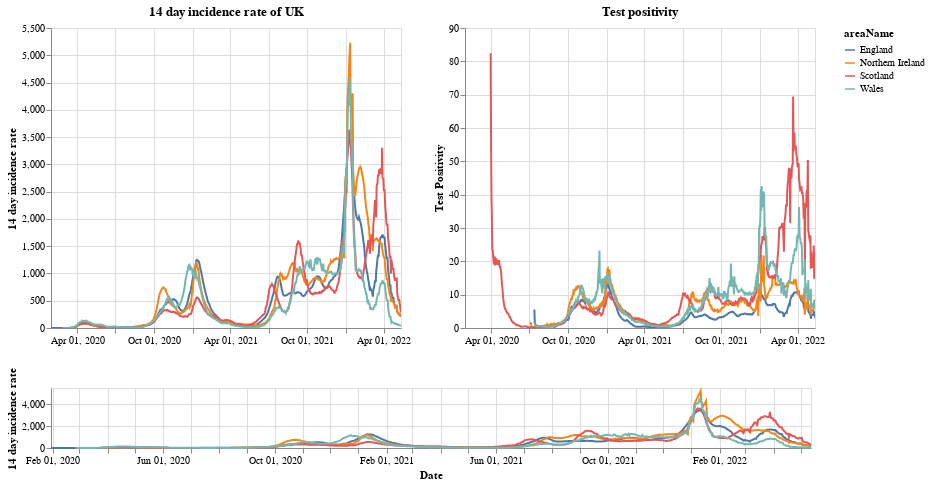

This figure's notebook cell:
### Markdown cell above
# Plots

First a plot with each country in the UK. The top right shows the positivity rate for (which is the percentage of registered tests which were positive) while the top left is the 14 day incidence rate. The bottom chart can be used to select the timeframe (does not work on a mobile device).

### Code cell
#collapse
brush = alt.selection(type='interval', name='DateBrush',encodings=['x'],fields=['Time'])
leg_selection = alt.selection_multi(fields=['areaName'], bind='legend')

base = alt.Chart(uk_cases).mark_line().encode(
    x=alt.X("yearmonthdate(date):T", axis=alt.Axis(title='Date')),
    y=alt.Y("twoWeeklyCasesRate:Q", axis=alt.Axis(title='14 day incidence rate')),
    tooltip=['areaName', 'date','twoWeeklyCasesRate', 'testPositivity'],
    color='areaName',
    opacity=alt.condition(leg_selection, alt.value(2), alt.value(0.1))
).add_selection(leg_selection).properties(width=350)

upper = base.encode(alt.X('yearmonthdate(date):T', axis=alt.Axis(title=''),
                         scale=alt.Scale(domain=brush))
                   ).properties(title=f'14 day incidence rate of UK')
upper_right = upper.encode(alt.Y('testPositivity:Q', axis=alt.Axis(title='Test Positivity'))).properties(title='Test positivity')
lower = base.properties(height=60, width = 760).add_selection(brush)

(upper | upper_right) & lower

### Figure 1 — Vega-Lite specification as saved in the notebook (floating-point values rounded to 4 significant figures; data arrays with more than 128 entries replaced by an {"elided": "..."} marker saying what was removed)
{"config": {"view": {"continuousWidth": 400, "continuousHeight": 300}}, "vconcat": [{"hconcat": [{"mark": "line", "encoding": {"color": {"type": "nominal", "field": "areaName"}, "opacity": {"condition": {"value": 2, "selection": "selector001"}, "value": 0.1}, "tooltip": [{"type": "nominal", "field": "areaName"}, {"type": "temporal", "field": "date"}, {"type": "quantitative", "field": "twoWeeklyCasesRate"}, {"type": "quantitative", "field": "testPositivity"}], "x": {"type": "temporal", "axis": {"title": ""}, "field": "date", "scale": {"domain": {"selection": "DateBrush"}}, "timeUnit": "yearmonthdate"}, "y": {"type": "quantitative", "axis": {"title": "14 day incidence rate"}, "field": "twoWeeklyCasesRate"}}, "selection": {"selector001": {"type": "multi", "fields": ["areaName"], "bind": "legend"}}, "title": "14 day incidence rate of UK", "width": 350}, {"mark": "line", "encoding": {"color": {"type": "nominal", "field": "areaName"}, "opacity": {"condition": {"value": 2, "selection": "selector001"}, "value": 0.1}, "tooltip": [{"type": "nominal", "field": "areaName"}, {"type": "temporal", "field": "date"}, {"type": "quantitative", "field": "twoWeeklyCasesRate"}, {"type": "quantitative", "field": "testPositivity"}], "x": {"type": "temporal", "axis": {"title": ""}, "field": "date", "scale": {"domain": {"selection": "DateBrush"}}, "timeUnit": "yearmonthdate"}, "y": {"type": "quantitative", "axis": {"title": "Test Positivity"}, "field": "testPositivity"}}, "selection": {"selector001": {"type": "multi", "fields": ["areaName"], "bind": "legend"}}, "title": "Test positivity", "width": 350}]}, {"mark": "line", "encoding": {"color": {"type": "nominal", "field": "areaName"}, "opacity": {"condition": {"value": 2, "selection": "selector001"}, "value": 0.1}, "tooltip": [{"type": "nominal", "field": "areaName"}, {"type": "temporal", "field": "date"}, {"type": "quantitative", "field": "twoWeeklyCasesRate"}, {"type": "quantitative", "field": "testPositivity"}], "x": {"type": "temporal", "axis": {"title": "Date"}, "field": "date", "timeUnit": "yearmonthdate"}, "y": {"type": "quantitative", "axis": {"title": "14 day incidence rate"}, "field": "twoWeeklyCasesRate"}}, "height": 60, "selection": {"selector001": {"type": "multi", "fields": ["areaName"], "bind": "legend"}, "DateBrush": {"type": "interval", "encodings": ["x"], "fields": ["Time"]}}, "width": 760}], "data": {"name": "data-9539d0005fc5525a888bb59e8bae1184"}, "$schema": "https://vega.github.io/schema/vega-lite/v4.8.1.json", "datasets": {"data-9539d0005fc5525a888bb59e8bae1184": {"elided": "3251 records"}}}
